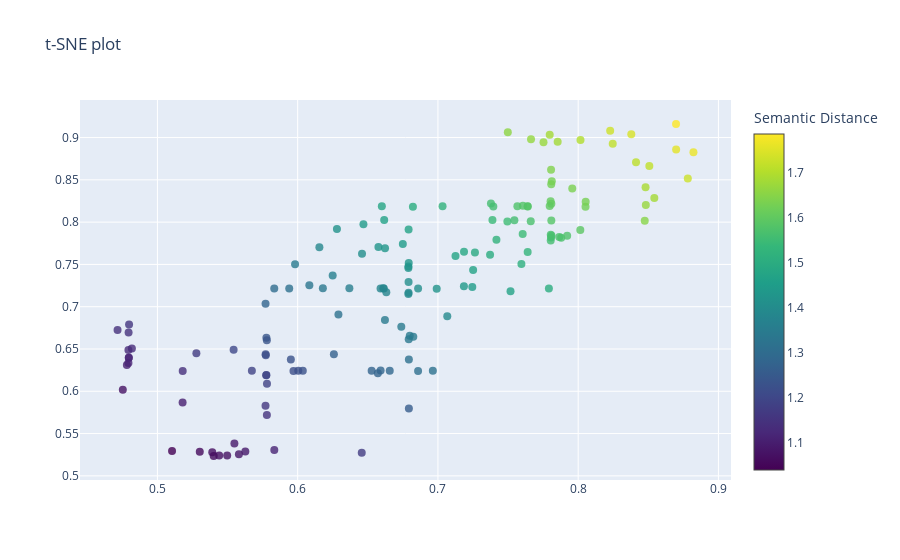

Notebook code cell kept with this figure:
### Code cell
import pandas as pd
import plotly.graph_objects as go
from plotly.offline import plot
# Assuming df is your DataFrame and it has columns 'tsne-2d-one', 'tsne-2d-two' and 'title'

x = distance_df['x_dist'].values
y = distance_df['y_dist'].values
z = distance_df['z_dist'].values
global_min = min(x.min(), y.min(), z.min())
global_max = max(x.max(), y.max(), z.max())
fig = go.Figure(data=go.Scatter(
    x=x,
    y=y,
    # z=z,
    mode='markers',
    marker=dict(
        size=8,
        color=x+y,  # set color to cluster values
        colorscale='Viridis',  # choose a colorscale
        opacity=0.8,
        colorbar=dict(title='Semantic Distance')
    ),
    # marker=dict(size=8, opacity=0.5),
    text=distance_df['title']+' | '+distance_df['company_name'],  # this will set the hover text
    hoverinfo='text',
    name='Semantic Distance'

    
))

fig.update_layout(title='t-SNE plot',
                  scene=dict(
                      xaxis_title=x_text,
                      yaxis_title=y_text,
                    #   zaxis_title=z_text,
                      aspectmode='cube',
                      xaxis=dict(range=[global_min, global_max]),  # set range for x axis
                      yaxis=dict(range=[global_min, global_max]),  # set range for y axis
                    #   zaxis=dict(range=[global_min, global_max]),  # set range for z axis
                  ),
                  hovermode='closest')


fig.show()
config = {
    'displayModeBar': False,  # Remove the mode bar
    'showTips': False,        # Remove the tooltips
    # 'staticPlot': True        # Make the plot static (non-interactive)
}


plot(fig)

### Figure 1 — Plotly figure (JSON) as saved in the notebook; plotly's stock layout.template omitted (floating-point values rounded to 4 significant figures; data arrays with more than 128 entries replaced by an {"elided": "..."} marker saying what was removed)
{"data": [{"hoverinfo": "text", "marker": {"color": {"elided": "147 float values"}, "colorbar": {"title": {"text": "Semantic Distance"}}, "colorscale": [[0, "#440154"], [0.1111, "#482878"], [0.2222, "#3e4989"], [0.3333, "#31688e"], [0.4444, "#26828e"], [0.5556, "#1f9e89"], [0.6667, "#35b779"], [0.7778, "#6ece58"], [0.8889, "#b5de2b"], [1, "#fde725"]], "opacity": 0.8, "size": 8}, "mode": "markers", "name": "Semantic Distance", "text": {"elided": "147 str values"}, "type": "scatter", "x": {"elided": "147 float values"}, "y": {"elided": "147 float values"}}], "layout": {"hovermode": "closest", "scene": {"aspectmode": "cube", "xaxis": {"range": [0.4716, 0.9459], "title": {"text": "Machine Learning Engineer"}}, "yaxis": {"range": [0.4716, 0.9459], "title": {"text": "Data Scientist"}}}, "title": {"text": "t-SNE plot"}}}
